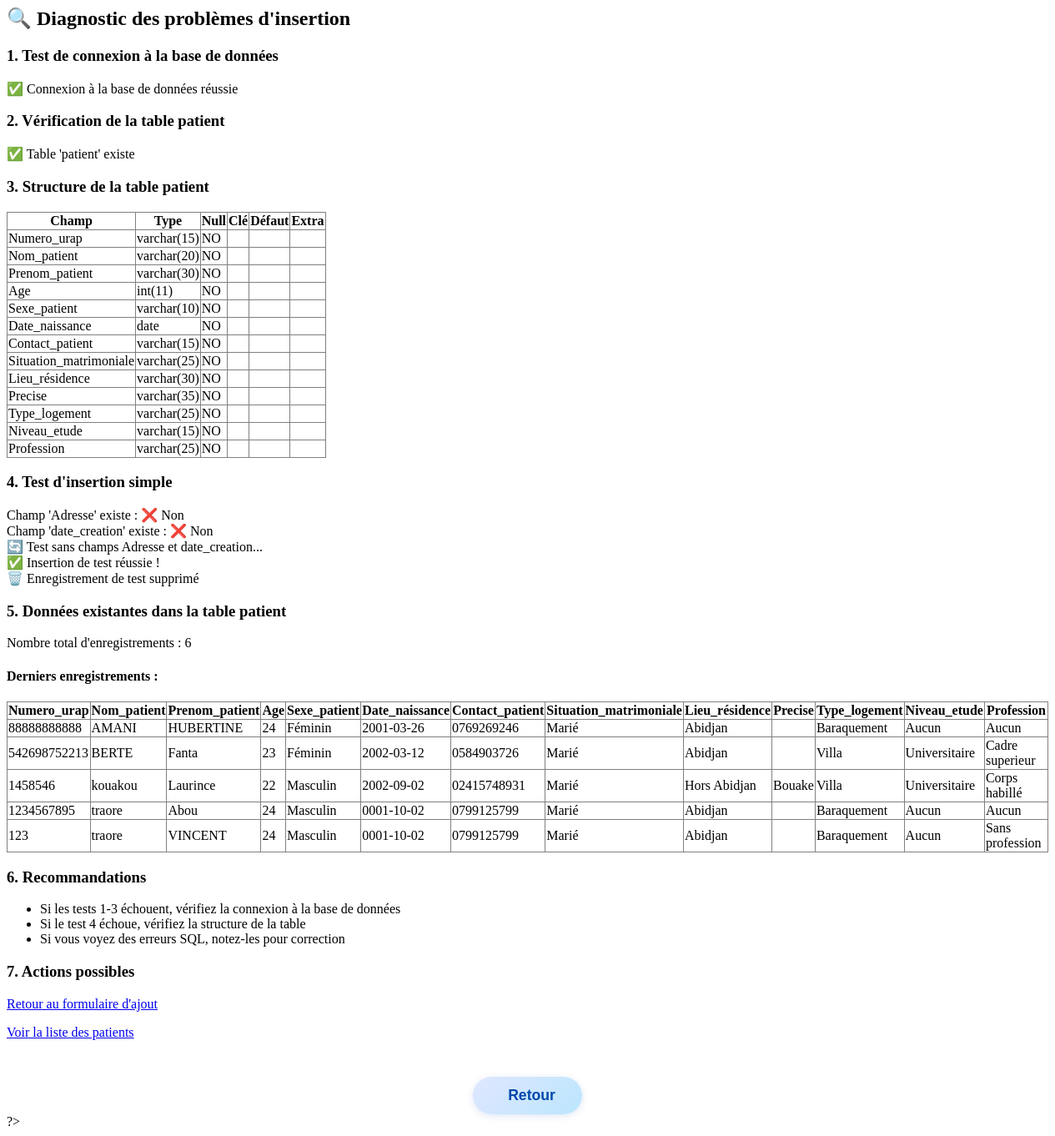
The page /page/test_insertion.php on the database its author committed.
### tables this page shows
CREATE TABLE IF NOT EXISTS `patient` (
  `Numero_urap` varchar(15) NOT NULL,
  `Nom_patient` varchar(20) NOT NULL,
  `Prenom_patient` varchar(30) NOT NULL,
  `Age` int NOT NULL,
  `Sexe_patient` varchar(10) NOT NULL,
  `Date_naissance` date NOT NULL,
  `Contact_patient` varchar(15) NOT NULL,
  `Situation_matrimoniale` varchar(25) NOT NULL,
  `Lieu_résidence` varchar(30) NOT NULL,
  `Precise` varchar(35) NOT NULL,
  `Type_logement` varchar(25) NOT NULL,
  `Niveau_etude` varchar(15) NOT NULL,
  `Profession` varchar(25) NOT NULL
);

### page/test_insertion.php (the view, shortened to what this page needs)
<?php
require_once("connexion.php");
echo "<h2>🔍 Diagnostic des problèmes d'insertion</h2>";
echo "<h3>1. Test de connexion à la base de données</h3>";
try {
    echo "✅ Connexion à la base de données réussie<br>";
} catch (PDOException $e) {
    echo "❌ Erreur de connexion : " . $e->getMessage() . "<br>";
    exit();
}
echo "<h3>2. Vérification de la table patient</h3>";
try {
    $stmt = $pdo->query("SHOW TABLES LIKE 'patient'");
    if ($stmt->rowCount() > 0) {
        echo "✅ Table 'patient' existe<br>";
    } else {
        echo "❌ Table 'patient' n'existe pas<br>";
        exit();
    }
} catch (PDOException $e) {
    echo "❌ Erreur lors de la vérification de la table : " . $e->getMessage() . "<br>";
    exit();
}
echo "<h3>3. Structure de la table patient</h3>";
try {
    $stmt = $pdo->query("DESCRIBE patient");
    echo "<table border='1' style='border-collapse: collapse; margin: 10px 0;'>";
    echo "<tr><th>Champ</th><th>Type</th><th>Null</th><th>Clé</th><th>Défaut</th><th>Extra</th></tr>";
    while ($row = $stmt->fetch(PDO::FETCH_ASSOC)) {
        echo "<tr>";
        echo "<td>" . $row['Field'] . "</td>";
        echo "<td>" . $row['Type'] . "</td>";
        echo "<td>" . $row['Null'] . "</td>";
        echo "<td>" . $row['Key'] . "</td>";
        echo "<td>" . $row['Default'] . "</td>";
        echo "<td>" . $row['Extra'] . "</td>";
        echo "</tr>";
    }
    echo "</table>";
} catch (PDOException $e) {
    echo "❌ Erreur lors de l'affichage de la structure : " . $e->getMessage() . "<br>";
}
echo "<h3>4. Test d'insertion simple</h3>";
try {
    $stmt = $pdo->query("SHOW COLUMNS FROM patient LIKE 'Adresse'");
    $hasAdresse = $stmt->rowCount() > 0;
    $stmt = $pdo->query("SHOW COLUMNS FROM patient LIKE 'date_creation'");
    $hasDateCreation = $stmt->rowCount() > 0;
    echo "Champ 'Adresse' existe : " . ($hasAdresse ? "✅ Oui" : "❌ Non") . "<br>";
    echo "Champ 'date_creation' existe : " . ($hasDateCreation ? "✅ Oui" : "❌ Non") . "<br>";
    if ($hasAdresse && $hasDateCreation) {
        $sql = "INSERT INTO patient (
            Numero_urap, Nom_patient, Prenom_patient, Age, Sexe_patient,
            Date_naissance, Contact_patient, Adresse, Situation_matrimoniale,
            Lieu_résidence, Precise, Type_logement, Niveau_etude, Profession, date_creation
        ) VALUES (?, ?, ?, ?, ?, ?, ?, ?, ?, ?, ?, ?, ?, ?, NOW())";
        $params = array(
            'TEST001', 'Test', 'Patient', 25, 'Masculin',
            '2000-01-01', '0123456789', 'Adresse test', 'Célibataire',
            'Abidjan', '', 'Studio', 'Secondaire', 'Etudiant'
        );
        echo "🔄 Test avec champs Adresse et date_creation...<br>";
    } else {
        $sql = "INSERT INTO patient (
            Numero_urap, Nom_patient, Prenom_patient, Age, Sexe_patient,
            Date_naissance, Contact_patient, Situation_matrimoniale,
            Lieu_résidence, Precise, Type_logement, Niveau_etude, Profession
        ) VALUES (?, ?, ?, ?, ?, ?, ?, ?, ?, ?, ?, ?, ?)";
        $params = array(
            'TEST001', 'Test', 'Patient', 25, 'Masculin',
            '2000-01-01', '0123456789', 'Célibataire',
            'Abidjan', '', 'Studio', 'Secondaire', 'Etudiant'
        );
        echo "🔄 Test sans champs Adresse et date_creation...<br>";
    }
    $stmt = $pdo->prepare($sql);
    $result = $stmt->execute($params);
    if ($result) {
        echo "✅ Insertion de test réussie !<br>";
        $pdo->exec("DELETE FROM patient WHERE Numero_urap = 'TEST001'");
        echo "🗑️ Enregistrement de test supprimé<br>";
    } else {
        echo "❌ Échec de l'insertion de test<br>";
    }
} catch (PDOException $e) {
    echo "❌ Erreur lors du test d'insertion : " . $e->getMessage() . "<br>";
}
echo "<h3>5. Données existantes dans la table patient</h3>";
try {
    $stmt = $pdo->query("SELECT COUNT(*) as total FROM patient");
    $count = $stmt->fetch(PDO::FETCH_ASSOC)['total'];
    echo "Nombre total d'enregistrements : " . $count . "<br>";
    if ($count > 0) {
        echo "<h4>Derniers enregistrements :</h4>";
        $stmt = $pdo->query("SELECT * FROM patient ORDER BY Numero_urap DESC LIMIT 5");
        echo "<table border='1' style='border-collapse: collapse; margin: 10px 0;'>";
        $first = true;
        while ($row = $stmt->fetch(PDO::FETCH_ASSOC)) {
            if ($first) {
                echo "<tr>";
                foreach ($row as $key => $value) {
                    echo "<th>" . $key . "</th>";
                }
                echo "</tr>";
                $first = false;
            }
            echo "<tr>";
            foreach ($row as $value) {
                echo "<td>" . htmlspecialchars($value) . "</td>";
            }
            echo "</tr>";
        }
        echo "</table>";
    }
} catch (PDOException $e) {
    echo "❌ Erreur lors de la vérification des données : " . $e->getMessage() . "<br>";
}
echo "<h3>6. Recommandations</h3>";
echo "<ul>";
echo "<li>Si les tests 1-3 échouent, vérifiez la connexion à la base de données</li>";
echo "<li>Si le test 4 échoue, vérifiez la structure de la table</li>";
echo "<li>Si vous voyez des erreurs SQL, notez-les pour correction</li>";
echo "</ul>";
echo "<h3>7. Actions possibles</h3>";
echo "<p><a href='ajouter_patient.php'>Retour au formulaire d'ajout</a></p>";
echo "<p><a href='Liste_patient.php'>Voir la liste des patients</a></p>";
?>
<div style="width:100%;display:flex;justify-content:center;margin:32px 0 0 0;">
  <button onclick="window.history.back()" class="btn-retour-global">
    <i class="fas fa-arrow-left"></i> Retour
  </button>
</div>
?>

### page/test_insertion.php (style rules this page uses)
.btn-retour-global { background: linear-gradient(135deg, #e0e7ff 0%, #bae6fd 100%); color: #0047ab; border: none; border-radius: 30px; padding: 12px 32px; font-size: 1.1em; font-weight: 600; box-shadow: 0 2px 8px 0 #0047ab22; cursor: pointer; transition: background 0.2s, color 0.2s; margin-top: 12px; display: flex; align-items: center; gap: 10px; }

### rows shown on the page
patient: key "Numero_urap", key "Nom_patient", key "Prenom_patient", key "Age", key "Sexe_patient", key "Date_naissance", key "Contact_patient", key "Situation_matrimoniale", key "Lieu_résidence", key "Precise", key "Type_logement", key "Niveau_etude", key "Profession", Numero_urap "88888888888", Nom_patient "AMANI", Prenom_patient "HUBERTINE", Age "24", Sexe_patient "Féminin", Date_naissance "2001-03-26", Contact_patient "0769269246", Situation_matrimoniale "Marié", Lieu_résidence "Abidjan", Type_logement "Baraquement", value "Aucun"
patient: Numero_urap "542698752213", Nom_patient "BERTE", Prenom_patient "Fanta", Age "23", Sexe_patient "Féminin", Date_naissance "2002-03-12", Contact_patient "0584903726", Situation_matrimoniale "Marié", Lieu_résidence "Abidjan", Type_logement "Villa", Niveau_etude "Universitaire", Profession "Cadre superieur"
patient: Numero_urap "1458546", Nom_patient "kouakou", Prenom_patient "Laurince", Age "22", Sexe_patient "Masculin", Date_naissance "2002-09-02", Contact_patient "02415748931", Situation_matrimoniale "Marié", Lieu_résidence "Hors Abidjan", Precise "Bouake", Type_logement "Villa", Niveau_etude "Universitaire", Profession "Corps habillé"
patient: Numero_urap "1234567895", Nom_patient "traore", Prenom_patient "Abou", Age "24", Sexe_patient "Masculin", Date_naissance "0001-10-02", Contact_patient "0799125799", Situation_matrimoniale "Marié", Lieu_résidence "Abidjan", Type_logement "Baraquement", value "Aucun"
patient: Numero_urap "123", Nom_patient "traore", Prenom_patient "VINCENT", Age "24", Sexe_patient "Masculin", Date_naissance "0001-10-02", Contact_patient "0799125799", Situation_matrimoniale "Marié", Lieu_résidence "Abidjan", Type_logement "Baraquement", Niveau_etude "Aucun", Profession "Sans profession"

### other values the page prints
$row['Field'] "Numero_urap"
$row['Type'] "varchar(15)"
$row['Null'] "NO"
$row['Field'] "Nom_patient"
$row['Type'] "varchar(20)"
$row['Field'] "Prenom_patient"
$row['Type'] "varchar(30)"
$row['Field'] "Age"
$row['Type'] "int(11)"
$row['Field'] "Sexe_patient"
$row['Type'] "varchar(10)"
$row['Field'] "Date_naissance"
$row['Type'] "date"
$row['Field'] "Contact_patient"
$row['Field'] "Situation_matrimoniale"
